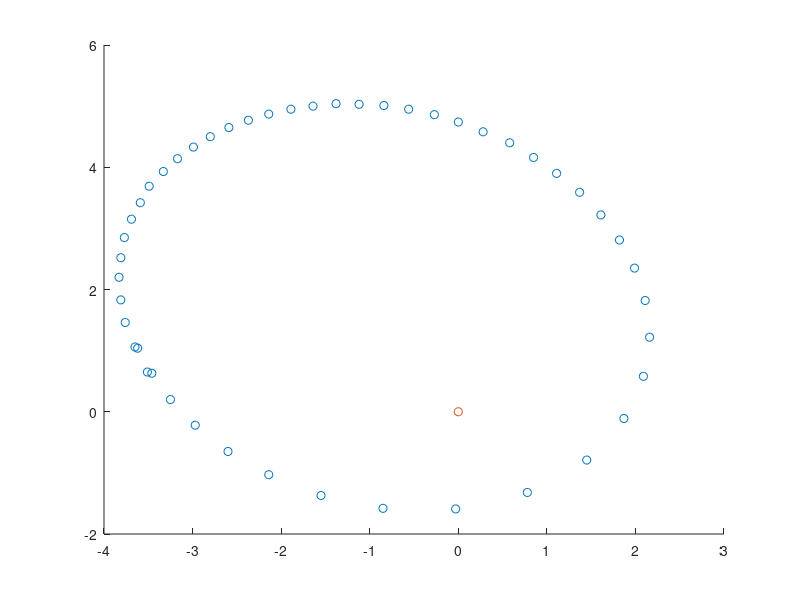

Here is the MATLAB script that generated this plot:
%%% Inport data for satellite position in orbit

x_axis = [-3.62 -3.46 -3.25 -2.97 -2.60 -2.14 -1.55 -0.85 -0.03 0.78 1.45 1.87 2.09 2.16 2.11 1.99 1.82 1.61 1.37 1.11 0.85 0.58 0.28 0.00 -0.27 -0.56 -0.84 -1.12 -1.38 -1.64 -1.89 -2.14 -2.37 -2.59 -2.80 -2.99 -3.17 -3.33 -3.49 -3.59 -3.69 -3.77 -3.81 -3.83 -3.81 -3.76 -3.65 -3.51];
y_axis = [1.04 0.63 0.20 -0.22 -0.65 -1.03 -1.37 -1.58 -1.59 -1.32 -0.79 -0.11 0.58 1.22 1.82 2.35 2.81 3.22 3.59 3.90 4.16 4.40 4.58 4.74 4.86 4.95 5.01 5.03 5.04 5.00 4.95 4.87 4.77 4.65 4.50 4.33 4.14 3.93 3.69 3.42 3.15 2.85 2.52 2.20 1.83 1.46 1.06 0.65];
time_elapsed = 0:0.25:11.75;

%%% Graph data to show entire orbit

scatter(x_axis, y_axis)
hold on;
scatter(0,0,'black')

%%% Estimate semi-major axis of orbit

[d1,d2] = size(x_axis);
distances = 0:0:d2;

for index = 1:d2
    distances(index) = sqrt(x_axis(index)^2 + y_axis(index)^2);
end

max_dist = max(distances);
min_dist = min(distances);
farthest = [x_axis(find(distances == max_dist)), y_axis(find(distances == max_dist))];
closest = [x_axis(find(distances == min_dist)), y_axis(find(distances == min_dist))];

semi_major_axis = (sqrt((farthest(2)-closest(2))^2 + (farthest(1)-closest(1))^2))/2 % lunar radii

%%% Estimate eccentricity of orbit

% Here, we use the fact that the satellite is basically massless when
% compared with the moon, so the moon is basically the center of mass of
% the system
eccentricity = (max_dist - min_dist)/(max_dist + min_dist)

%%% Estimate mass of moon

% let the period of the orbit be 11.5 hours with 0.14 uncertainty
orbital_period = 11.5 * 60 * 60; % in seconds
mass_of_system = (semi_major_axis*1.7371*10^6)^3*4*pi^2/(6.67408*10^-11*(orbital_period)^2) % in kg
accecpted_mass_of_moon = 7.34767*10^22 % in kg

% Estimating uncertainty here is tricky, because there's not much
% uncertanty to begin with. We don't have an uncertainty in the
% satellite's position, which means we can't calculate an uncertainty in
% the semimajor axis or the eccentricity. Based on the estimated
% uncertainty in the orbit, however, I estimate the uncertainty in the
% mass of the moon to be roughly the same % uncertainty as in the period of
% the orbit, about 1.2% uncertainty. Using this uncertainty, the accepted
% value of the mass of the moon does fall within the error bars for our
% calculated value. Since the uncertainty was 1.2%, I give it a 98.8%
% likihood that the accepted value of the moon is within our uncertainty
% range. 
